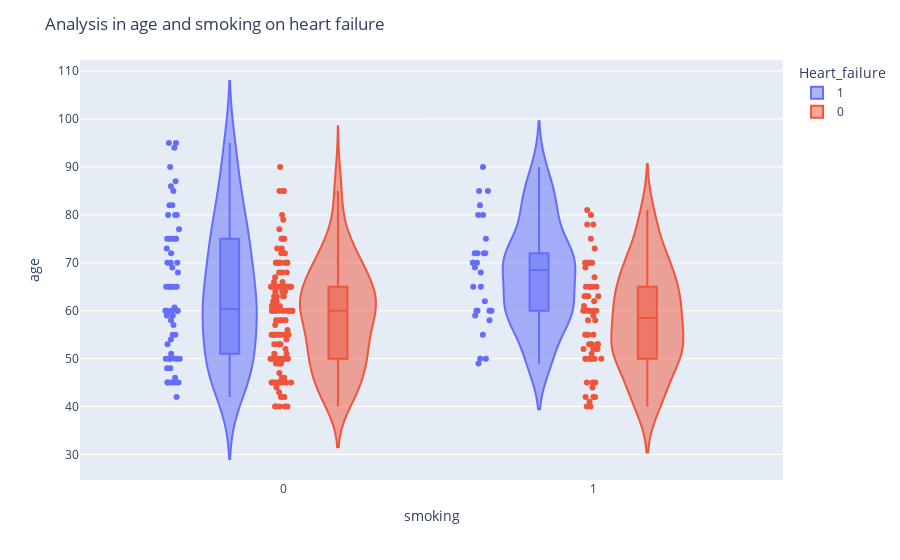

The code cell stored with this chart in its notebook:
### Code cell
#analyse how smoking is related to heart disease
fig = px.violin(df, y="age", x="smoking", color="Heart_failure", box=True, points="all", hover_data=df.columns)
fig.update_layout(title_text="Analysis in age and smoking on heart failure")
fig.show()

### Figure 1 — Plotly figure (JSON) as saved in the notebook; plotly's stock layout.template omitted (floating-point values rounded to 4 significant figures; data arrays with more than 128 entries replaced by an {"elided": "..."} marker saying what was removed)
{"data": [{"alignmentgroup": "True", "box": {"visible": true}, "customdata": {"elided": "96x11 float values"}, "hovertemplate": "Heart_failure=%{customdata[10]}<br>smoking=%{x}<br>age=%{y}<br>anaemia=%{customdata[0]}<br>creatinine_phosphokinase=%{customdata[1]}<br>diabetes=%{customdata[2]}<br>ejection_fraction=%{customdata[3]}<br>high_blood_pressure=%{customdata[4]}<br>platelets=%{customdata[5]}<br>serum_creatinine=%{customdata[6]}<br>serum_sodium=%{customdata[7]}<br>sex=%{customdata[8]}<br>time=%{customdata[9]}<extra></extra>", "legendgroup": "1", "marker": {"color": "#636efa"}, "name": "1", "offsetgroup": "1", "orientation": "v", "points": "all", "scalegroup": "True", "showlegend": true, "type": "violin", "x": [0, 0, 1, 0, 0, 1, 0, 1, 0, 1, 1, 1, 0, 0, 0, 0, 0, 0, 0, 0, 1, 0, 1, 0, 1, 0, 1, 0, 0, 0, 0, 0, 0, 0, 0, 1, 1, 1, 0, 1, 0, 1, 0, 0, 0, 0, 0, 0, 1, 0, 1, 1, 0, 0, 0, 1, 0, 1, 0, 0, 1, 1, 1, 0, 0, 0, 1, 1, 0, 0, 0, 0, 0, 1, 0, 0, 0, 0, 0, 0, 1, 1, 0, 1, 0, 0, 0, 0, 0, 0, 0, 0, 0, 0, 0, 1], "x0": " ", "xaxis": "x", "y": [75, 55, 65, 50, 65, 90, 75, 60, 65, 80, 75, 62, 45, 50, 82, 87, 45, 70, 48, 65, 68, 75, 80, 95, 70, 58, 82, 94, 85, 50, 65, 69, 90, 82, 60, 70, 50, 70, 60, 50, 51, 60, 80, 57, 68, 53, 60, 70, 60, 95, 49, 72, 45, 50, 45, 60, 42, 72, 70, 65, 85, 69, 60, 60, 59, 60, 72, 85, 70, 86, 60, 46, 80, 72, 75, 72, 50, 45, 80, 59, 59, 65, 75, 58, 60.67, 50, 60, 45, 77, 48, 54, 73, 60, 55, 65, 55], "y0": " ", "yaxis": "y"}, {"alignmentgroup": "True", "box": {"visible": true}, "customdata": {"elided": "203x11 float values"}, "hovertemplate": "Heart_failure=%{customdata[10]}<br>smoking=%{x}<br>age=%{y}<br>anaemia=%{customdata[0]}<br>creatinine_phosphokinase=%{customdata[1]}<br>diabetes=%{customdata[2]}<br>ejection_fraction=%{customdata[3]}<br>high_blood_pressure=%{customdata[4]}<br>platelets=%{customdata[5]}<br>serum_creatinine=%{customdata[6]}<br>serum_sodium=%{customdata[7]}<br>sex=%{customdata[8]}<br>time=%{customdata[9]}<extra></extra>", "legendgroup": "0", "marker": {"color": "#EF553B"}, "name": "0", "offsetgroup": "0", "orientation": "v", "points": "all", "scalegroup": "True", "showlegend": true, "type": "violin", "x": {"elided": "203 int values"}, "x0": " ", "xaxis": "x", "y": {"elided": "203 float values"}, "y0": " ", "yaxis": "y"}], "layout": {"legend": {"title": {"text": "Heart_failure"}, "tracegroupgap": 0}, "margin": {"t": 60}, "title": {"text": "Analysis in age and smoking on heart failure"}, "violinmode": "group", "xaxis": {"anchor": "y", "domain": [0, 1], "title": {"text": "smoking"}}, "yaxis": {"anchor": "x", "domain": [0, 1], "title": {"text": "age"}}}}
